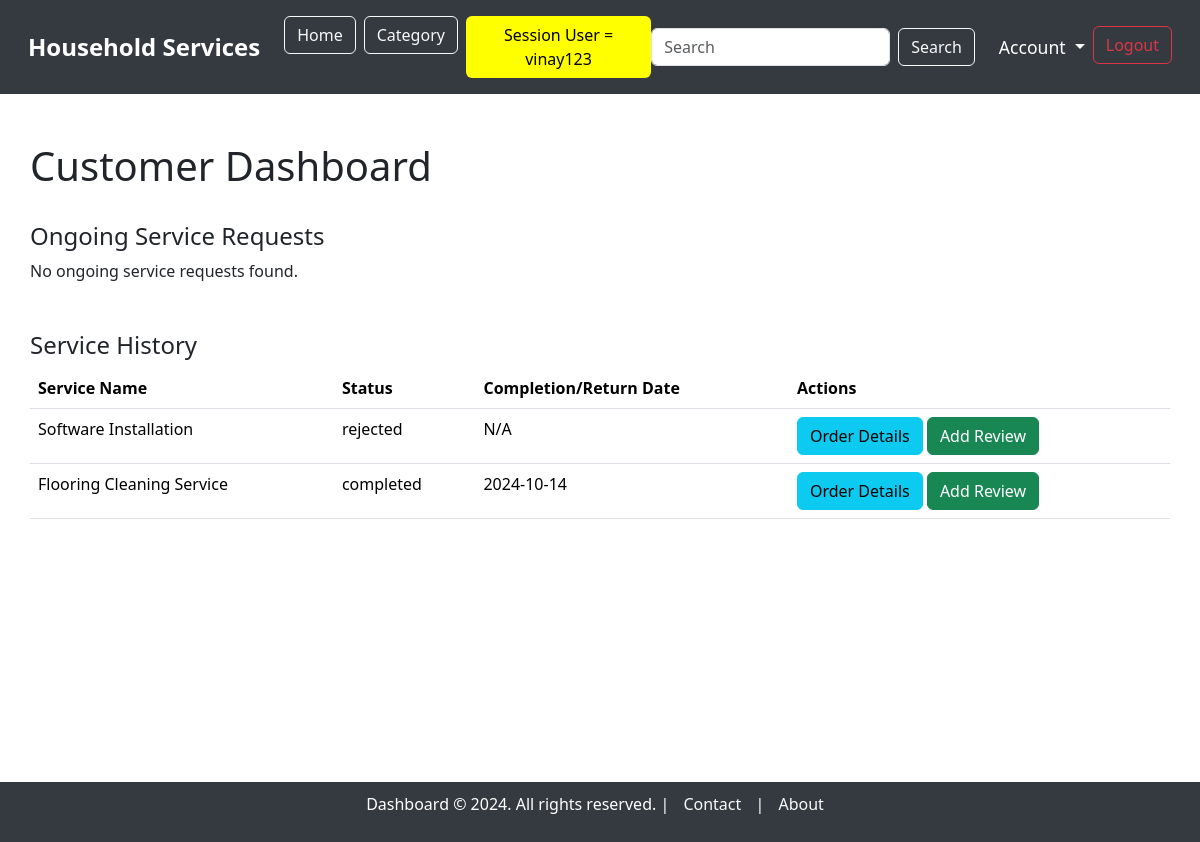
The app's page /customer_dashboard (signed in), older data.
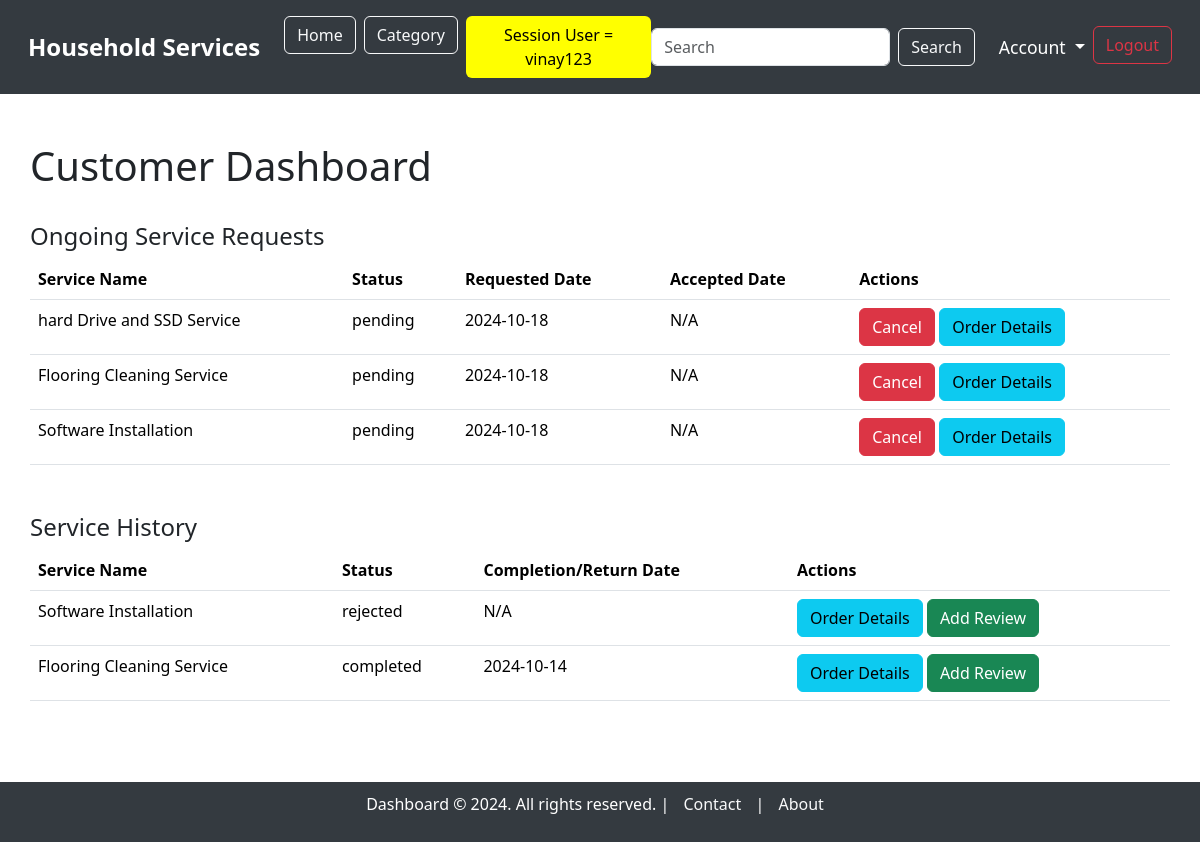
The same page, newer data.
### model.py (models this page shows, shortened)
class ServiceRequest(db.Model):
    __tablename__ = "service_requests"
    service_request_id = db.Column(db.Integer, autoincrement=True, primary_key=True)
    service_id = db.Column(db.Integer, db.ForeignKey('service.service_id'), nullable=False)
    user_id = db.Column(db.Integer, db.ForeignKey('users.user_id'), nullable=False)
    supplier_id = db.Column(db.Integer, db.ForeignKey('users.user_id'), nullable=True)  # Link to supplier (optional)
    service_description = db.Column(db.String, nullable=False)
    experience_years = db.Column(db.Integer, nullable=True)
    created_at = db.Column(db.DateTime, default=datetime.utcnow)
    updated_at = db.Column(db.DateTime, default=datetime.utcnow, onupdate=datetime.utcnow)
    date_requested = db.Column(db.DateTime, default=datetime.utcnow, nullable=True)
    date_issued = db.Column(db.DateTime, nullable=True)  #accepted date
    date_completed = db.Column(db.DateTime, nullable=True)
    date_returned = db.Column(db.DateTime, nullable=True)
    status = db.Column(db.String, default='pending')  # 'pending', 'accepted', 'rejected', 'completed', 'returned', 'cancelled'
    price = db.Column(db.Integer, nullable=False)  # Price associated with the service
    customer = db.relationship('User', foreign_keys=[user_id], backref='customer_requests')
    supplier = db.relationship('User', foreign_keys=[supplier_id], backref='supplier_requests')
    service = db.relationship('Service', backref='requests')

class Service(db.Model):
    __tablename__ = "service"
    service_id = db.Column(db.Integer, autoincrement=True, primary_key=True)
    category_id = db.Column(db.Integer, db.ForeignKey('category.category_id'), nullable=False)  # Link to Category model
    supplier_id = db.Column(db.Integer, db.ForeignKey('users.user_id', ondelete='CASCADE'), nullable=False)  # Link to the supplier with cascade delete
    service_name = db.Column(db.String, unique=True, nullable=False)
    service_description = db.Column(db.String, nullable=False)
    created_at = db.Column(db.DateTime, default=datetime.utcnow)
    updated_at = db.Column(db.DateTime, default=datetime.utcnow, onupdate=datetime.utcnow)
    price = db.Column(db.Integer)
    image = db.Column(db.String)  # Path to the uploaded image
    supplier = db.relationship('User', backref='services')  # Relationship to supplier (User)
    category = db.relationship('Category', backref='services')  # Relationship to Category

### main.py (the view)
@app.route('/customer_dashboard', methods=['GET'])
@login_required(role="customer")
def customer_dashboard():
    user_id = session.get('user_id')
    service_requests = ServiceRequest.query.filter_by(user_id=user_id).filter(ServiceRequest.status.in_(['pending', 'accepted'])).all()
    history_requests = ServiceRequest.query.filter_by(user_id=user_id).filter(ServiceRequest.status.in_(['completed', 'returned', 'rejected'])).all()
    return render_template('dashboard/customer_dashboard.html',
                           service_requests=service_requests,
                           history_requests=history_requests)

### main.py (called while the page is built)
def login_required(role):
    def wrapper(original):
        @wraps(original)
        def inner(*args, **kwargs):  # *args = list of arguments, **kwargs = key word arguments
            if session.get("username") and session.get("role") == role:
                return original(*args, **kwargs)
            else:
                flash(f"You need to login as {role}", "warning")
                return redirect(url_for("login"))
        return inner
    return wrapper

### templates/dashboard/customer_dashboard.html (shortened to what this page needs)
{% extends 'base_dashboard.html' %}
{% block content %}
<div class="container mt-5">
    <div class="d-flex justify-content-between align-items-center">
        <h1>Customer Dashboard</h1>
    </div>
    <br>
    <h4>Ongoing Service Requests</h4>
    {% if service_requests %}
        <table class="table">
            <thead>
                <tr>
                    <th>Service Name</th>
                    <th>Status</th>
                    <th>Requested Date</th>
                    <th>Accepted Date</th>
                    <th>Actions</th>
                </tr>
            </thead>
            <tbody>
                {% for request in service_requests %}
                    <tr>
                        <td>{{ request.service.service_name }}</td>
                        <td>{{ request.status }}</td>
                        <td>{{ request.date_requested.strftime('%Y-%m-%d') }}</td>
                        <td>{{ request.date_issued.strftime('%Y-%m-%d') if request.date_issued else 'N/A' }}</td>
                        <td>
                            <form action="{{ url_for('delete_service_request', service_request_id=request.service_request_id) }}" method="POST" style="display:inline;">
                                <button type="submit" class="btn btn-danger">Cancel</button>
                            </form>
                            <a href="{{ url_for('order_details', service_request_id=request.service_request_id) }}" class="btn btn-info">Order Details</a>
                        </td>
                    </tr>
                {% endfor %}
            </tbody>
        </table>
    {% else %}
        <p>No ongoing service requests found.</p>
    {% endif %}
    <h4 class="mt-5">Service History</h4>
    {% if history_requests %}
        <table class="table">
            <thead>
                <tr>
                    <th>Service Name</th>
                    <th>Status</th>
                    <th>Completion/Return Date</th>
                    <th>Actions</th>
                </tr>
            </thead>
            <tbody>
                {% for request in history_requests %}
                    <tr>
                        <td>{{ request.service.service_name }}</td>
                        <td>{{ request.status }}</td>
                        <td>
                            {% if request.status == 'completed' %}
                                {{ request.date_completed.strftime('%Y-%m-%d') if request.date_completed else 'N/A' }}
                            {% elif request.status == 'returned' %}
                                {{ request.date_returned.strftime('%Y-%m-%d') if request.date_returned else 'N/A' }}
                            {% elif request.status == 'rejected' %}
                                {{ request.date_rejected.strftime('%Y-%m-%d') if request.date_rejected else 'N/A' }}
                            {% else %}
                                N/A
                            {% endif %}
                        </td>
                        <td>
                            <a href="{{ url_for('order_details', service_request_id=request.service_request_id) }}" class="btn btn-info">Order Details</a>
                            {% if request.status in ['completed', 'returned', 'rejected'] %}
                                <a href="{{ url_for('leave_review', service_request_id=request.service_request_id) }}" class="btn btn-success mt-0">Add Review</a>
                            {% endif %}
                        </td>
                    </tr>
                {% endfor %}
            </tbody>
        </table>
    {% else %}
        <p>No service history found.</p>
    {% endif %}
</div>
{% endblock %}

Row changes from the older to the newer data that the page shows:
added ServiceRequest: service.service_name "hard Drive and SSD Service", status "pending", date_requested "2024-10-18", date_issued "N/A", shown under "Ongoing Service Requests"
added ServiceRequest: service.service_name "Flooring Cleaning Service", status "pending", date_requested "2024-10-18", date_issued "N/A", shown under "Ongoing Service Requests"
added ServiceRequest: service.service_name "Software Installation", status "pending", date_requested "2024-10-18", date_issued "N/A", shown under "Ongoing Service Requests"
Text that changed along with them:
text no longer shown: "No ongoing service requests found."
text now shown: "Service Name Status Requested Date Accepted Date Actions"
